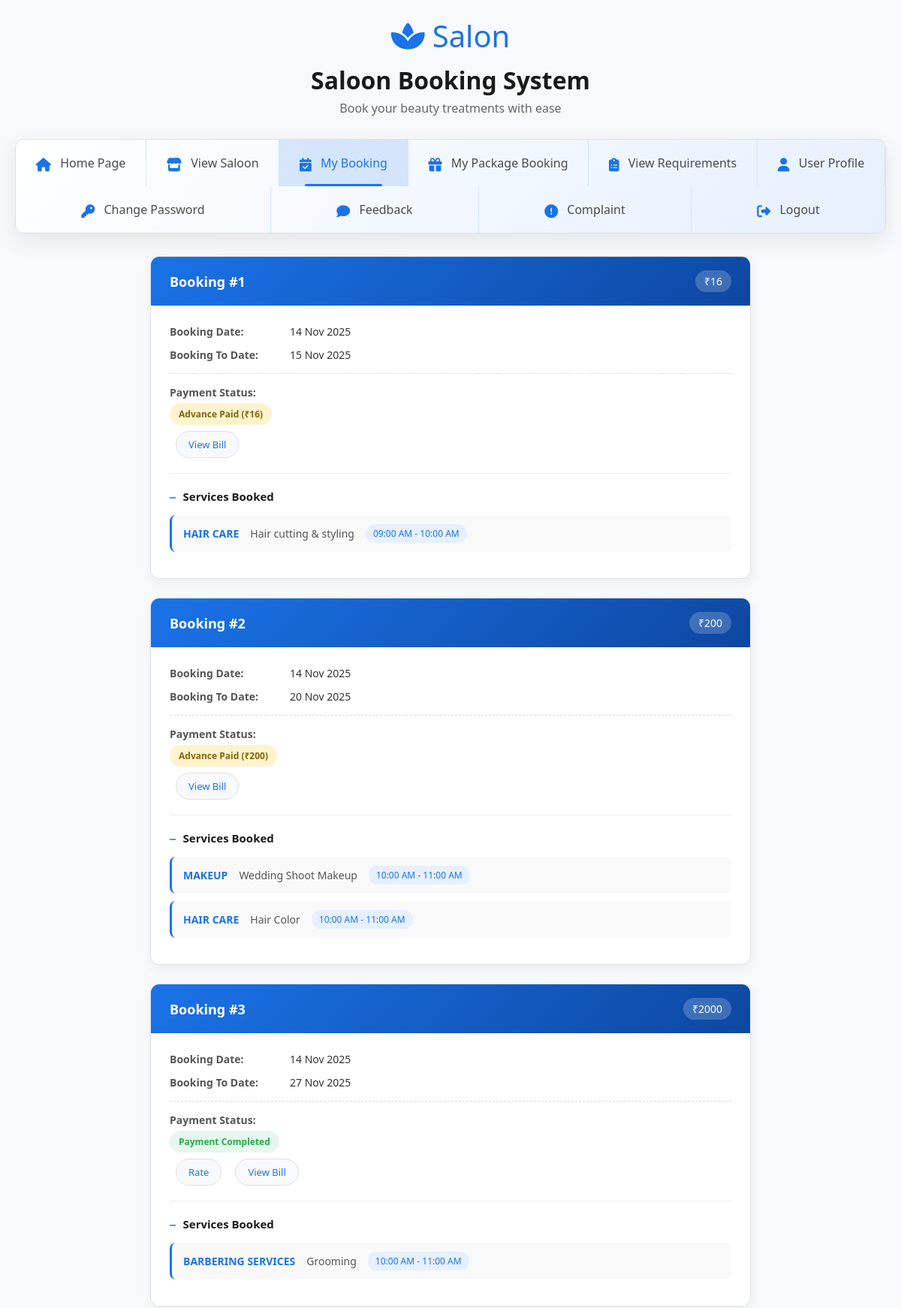
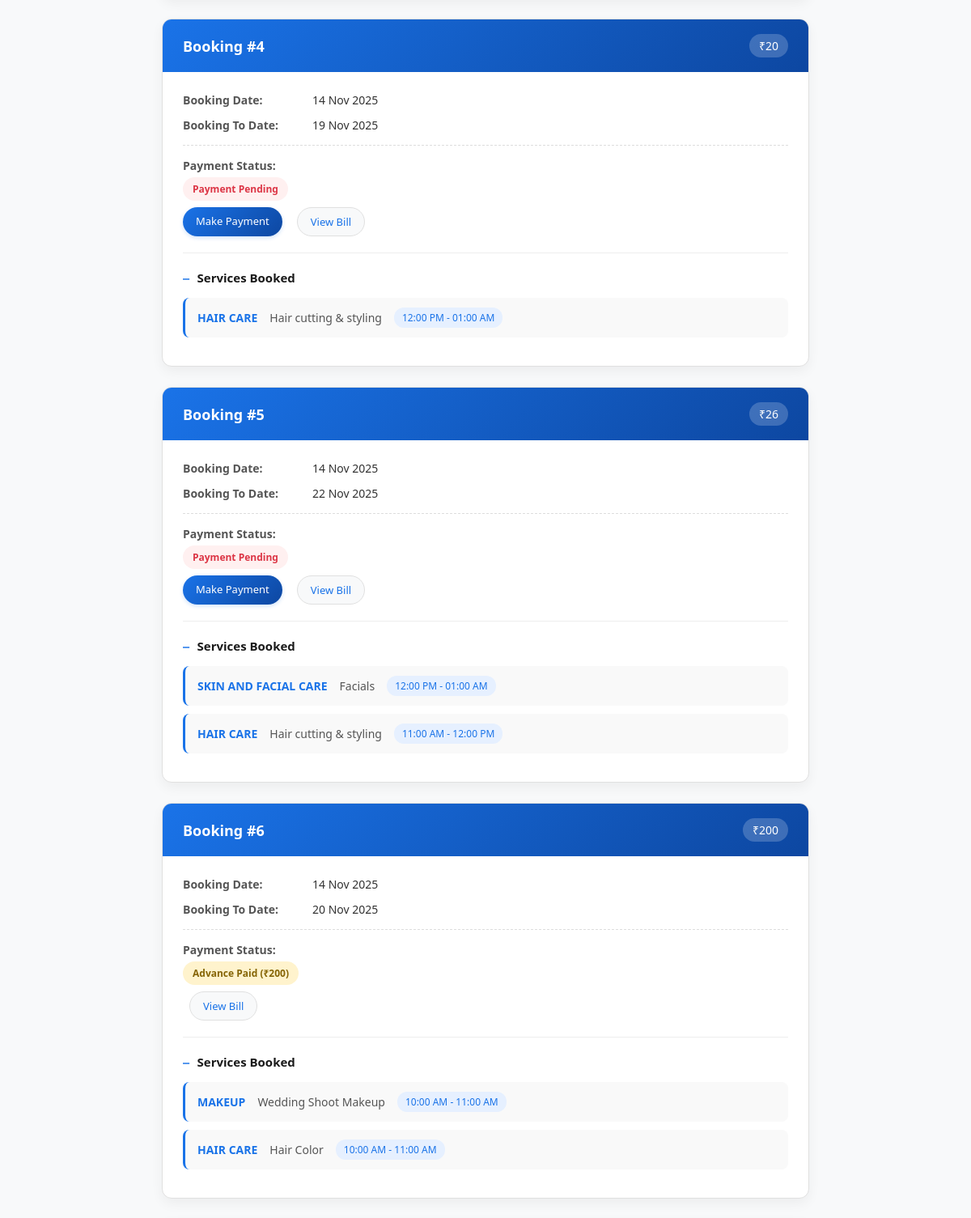
The page /User/Mybooking.php (signed in, upper part) on the database its author committed (2 pictures, top to bottom).
### tables this page shows
CREATE TABLE `tbl_requirements` (
  `requirements_id` int(11) NOT NULL,
  `salooncategory_id` int(11) NOT NULL,
  `booking_id` int(11) NOT NULL,
  `slot_id` int(11) NOT NULL
);

CREATE TABLE `tbl_booking` (
  `booking_id` int(11) NOT NULL,
  `booking_date` varchar(40) NOT NULL,
  `booking_todate` varchar(40) NOT NULL,
  `user_id` int(11) NOT NULL,
  `booking_status` int(11) NOT NULL DEFAULT 0,
  `booking_amount` int(11) NOT NULL,
  `booking_total_amount` int(11) NOT NULL
);

CREATE TABLE `tbl_category` (
  `category_id` int(11) NOT NULL,
  `category_name` varchar(40) NOT NULL,
  `category_status` int(11) NOT NULL DEFAULT 1
);

CREATE TABLE `tbl_subcategory` (
  `subcat_id` int(11) NOT NULL,
  `subcat_name` varchar(40) NOT NULL,
  `category_id` int(11) NOT NULL,
  `subcategory_status` int(11) NOT NULL DEFAULT 1
);

CREATE TABLE `tbl_slot` (
  `slot_id` int(11) NOT NULL,
  `slot_from` varchar(40) NOT NULL,
  `slot_to` varchar(40) NOT NULL,
  `saloon_id` int(11) NOT NULL,
  `slot_status` int(11) NOT NULL DEFAULT 1
);

### User/Mybooking.php (the view, shortened to what this page needs)
<?php
include('Header.php');
?>
<!DOCTYPE html PUBLIC "-//W3C//DTD XHTML 1.0 Transitional//EN" "http://www.w3.org/TR/xhtml1/DTD/xhtml1-transitional.dtd">
<html xmlns="http://www.w3.org/1999/xhtml">
<head>
</head>
<body>
<div class="booking-container">
    <?php
    $i = 0;
    $sel = "select * from tbl_booking b inner join tbl_requirements r on b.booking_id=r.booking_id inner join tbl_salooncategory s on r.salooncategory_id=s.salooncategory_id where booking_status > 0 and user_id='".$_SESSION['uid']."'";
    $row = $con->query($sel);
    if ($row->num_rows == 0) {
        echo '<div class="no-bookings">You have no bookings yet.</div>';
    } else {
        while($bookingData = $row->fetch_assoc()) {
            $i++;
    ?>
    <div class="booking-card">
        <div class="booking-header">
            <h3>Booking #<?php echo $i; ?></h3>
            <div class="booking-amount">
                <?php echo "₹" . $bookingData["booking_amount"]; ?>
            </div>
        </div>
        <div class="booking-details">
            <div class="detail-row">
                <div class="detail-label">Booking Date:</div>
                <div class="detail-value"><?php echo date('d M Y', strtotime($bookingData["booking_date"])); ?></div>
            </div>
            <div class="detail-row">
                <div class="detail-label">Booking To Date:</div>
                <div class="detail-value"><?php echo date('d M Y', strtotime($bookingData["booking_todate"])); ?></div>
            </div>
            <div class="status-container">
                <div>
                    <div class="detail-label">Payment Status:</div>
                    <?php if($bookingData['booking_status'] == 1): ?>
                        <div class="payment-status payment-pending">
                            Payment Pending
                        </div>
                        <div class="action-buttons">
                            <a href="payment.php?bid=<?php echo $bookingData['booking_id']?>" class="payment-button">Make Payment</a>
                            <a href="bill.php?bid=<?php echo $bookingData['booking_id']?>" class="view-bill">View Bill</a>
                        </div>
                    <?php elseif($bookingData['booking_status'] == 2): ?>
                        <div class="payment-status payment-partial">
                            Advance Paid (₹<?php echo $bookingData['booking_amount']; ?>)
                        </div>
                        <div class="action-buttons">
                            <a href="bill.php?bid=<?php echo $bookingData['booking_id']?>" class="view-bill">View Bill</a>
                        </div>
                    <?php elseif($bookingData['booking_status'] == 3): ?>
                        <div class="payment-status payment-completed">
                            Payment Completed
                        </div>
                        <div class="action-buttons">
                            <a href="Rating.php?pid=<?php echo $bookingData['saloon_id']?>" class="view-bill">Rate</a>
                            <a href="bill.php?bid=<?php echo $bookingData['booking_id']?>" class="view-bill">View Bill</a>
                        </div>
                    <?php endif; ?>
                </div>
            </div>
            <div class="requirements">
                <div class="requirements-title">Services Booked</div>
                <?php
                $scl = "select * from tbl_requirements r
                        inner join tbl_salooncategory s on r.salooncategory_id=s.salooncategory_id
                        inner join tbl_subcategory b on s.subcategory_id=b.subcat_id
                        inner join tbl_category c on b.category_id=c.category_id
                        inner join tbl_slot t on r.slot_id=t.slot_id
                        where booking_id='".$bookingData['booking_id']."'";
                $bow = $con->query($scl);
                while($reqData = $bow->fetch_assoc()) {
                ?>
                <div class="requirement-item">
                    <div class="req-category"><?php echo $reqData["category_name"]; ?></div>
                    <div class="req-subcategory"><?php echo $reqData["subcat_name"]; ?></div>
                    <div class="req-slot"><?php echo date('h:i A', strtotime($reqData['slot_from'])) ?> - <?php echo date('h:i A', strtotime($reqData['slot_to'])) ?></div>
                </div>
                <?php } ?>
            </div>
        </div>
    </div>
    <?php
        }
    }
    ?>
</div>
</body>
</html>
<?php
include('Footer.php');
?>

### User/Header.php (style rules this page uses)
* { margin: 0; padding: 0; box-sizing: border-box; font-family: 'Segoe UI', Tahoma, Geneva, Verdana, sans-serif; }
body { background-color: #f8f9fa; color: #333; padding: 20px; }

### User/Mybooking.php (style rules this page uses)
body { font-family: 'Segoe UI', Tahoma, Geneva, Verdana, sans-serif; background-color: #f8f9fa; margin: 0; padding: 20px; color: #333; }
.booking-container { max-width: 800px; margin: 0 auto; }
.booking-card { background-color: white; border-radius: 12px; box-shadow: 0 6px 15px rgba(0, 0, 0, 0.05); margin-bottom: 25px; overflow: hidden; transition: transform 0.3s ease; border: 1px solid #e0e0e0; }
.booking-header { background: linear-gradient(135deg, #1a73e8 0%, #0d47a1 100%); color: white; padding: 18px 25px; display: flex; justify-content: space-between; align-items: center; }
.booking-header h3 { margin: 0; font-size: 18px; font-weight: 600; }
.booking-amount { background-color: rgba(255,255,255,0.2); padding: 5px 12px; border-radius: 20px; font-size: 14px; font-weight: 500; }
.booking-details { padding: 25px; }
.detail-row { display: flex; margin-bottom: 12px; align-items: center; }
.detail-label { font-weight: 600; width: 160px; color: #555; font-size: 14px; }
.detail-value { flex: 1; font-size: 14px; color: #333; }
.payment-status { display: inline-block; padding: 6px 12px; border-radius: 20px; font-size: 12px; font-weight: 600; margin-top: 5px; }
.payment-completed { background-color: #e6f7ee; color: #28a745; }
.payment-pending { background-color: #fff0f0; color: #dc3545; }
.payment-partial { background-color: #fff3cd; color: #856404; }
.requirements { margin-top: 20px; border-top: 1px solid #eee; padding-top: 20px; }
.requirements-title { font-weight: 600; margin-bottom: 15px; color: #1a1a1a; font-size: 15px; display: flex; align-items: center; }
.requirements-title:before { content: "⎯"; margin-right: 10px; color: #1a73e8; font-weight: bold; }
.requirement-item { background-color: #f9f9f9; padding: 12px 15px; border-radius: 8px; margin-bottom: 10px; display: flex; flex-wrap: wrap; align-items: center; transition: background-color 0.2s; border-left: 3px solid #1a73e8; }
.req-category { font-weight: 600; margin-right: 15px; color: #1a73e8; font-size: 14px; }
.req-subcategory { margin-right: 15px; color: #555; font-size: 14px; }
.req-slot { background-color: #e6f0ff; padding: 4px 10px; border-radius: 12px; font-size: 12px; font-weight: 500; color: #1a73e8; }
.status-container { display: flex; justify-content: space-between; align-items: center; margin-top: 15px; padding-top: 15px; border-top: 1px dashed #ddd; }
.payment-button { display: inline-block; margin-top: 8px; padding: 8px 16px; background: linear-gradient(135deg, #1a73e8 0%, #0d47a1 100%); color: white; text-decoration: none; border-radius: 20px; font-size: 13px; font-weight: 500; transition: all 0.3s ease; box-shadow: 0 2px 5px rgba(26, 115, 232, 0.2); border: none; cursor: pointer; }
.view-bill { display: inline-block; margin-top: 8px; margin-left: 8px; padding: 8px 16px; background: #f8f9fa; color: #1a73e8; text-decoration: none; border-radius: 20px; font-size: 13px; font-weight: 500; transition: all 0.3s ease; border: 1px solid #e0e0e0; }
.action-buttons { display: flex; gap: 10px; flex-wrap: wrap; }

### rows shown on the page
tbl_requirements: booking.booking_amount "16", booking.booking_date "14 Nov 2025", booking.booking_todate "15 Nov 2025", tbl_category.category_name "HAIR CARE", tbl_subcategory.subcat_name "Hair cutting & styling", slot.slot_from "09:00 AM", slot.slot_to "10:00 AM"
tbl_requirements: booking.booking_amount "200", booking.booking_date "14 Nov 2025", booking.booking_todate "20 Nov 2025", tbl_category.category_name "MAKEUP", tbl_subcategory.subcat_name "Wedding Shoot Makeup", slot.slot_from "10:00 AM", slot.slot_to "11:00 AM"
tbl_requirements: tbl_category.category_name "HAIR CARE", tbl_subcategory.subcat_name "Hair Color", slot.slot_from "10:00 AM", slot.slot_to "11:00 AM", booking.booking_amount "200", booking.booking_date "14 Nov 2025", booking.booking_todate "20 Nov 2025"
tbl_requirements: booking.booking_amount "2000", booking.booking_date "14 Nov 2025", booking.booking_todate "27 Nov 2025", tbl_category.category_name "BARBERING SERVICES", tbl_subcategory.subcat_name "Grooming", slot.slot_from "10:00 AM", slot.slot_to "11:00 AM"
tbl_requirements: booking.booking_amount "20", booking.booking_date "14 Nov 2025", booking.booking_todate "19 Nov 2025", tbl_category.category_name "HAIR CARE", tbl_subcategory.subcat_name "Hair cutting & styling", slot.slot_from "12:00 PM", slot.slot_to "01:00 AM"
tbl_requirements: booking.booking_amount "26", booking.booking_date "14 Nov 2025", booking.booking_todate "22 Nov 2025", tbl_category.category_name "SKIN AND FACIAL CARE", tbl_subcategory.subcat_name "Facials", slot.slot_from "12:00 PM", slot.slot_to "01:00 AM"
tbl_requirements: tbl_category.category_name "HAIR CARE", tbl_subcategory.subcat_name "Hair cutting & styling", slot.slot_from "11:00 AM", slot.slot_to "12:00 PM"
